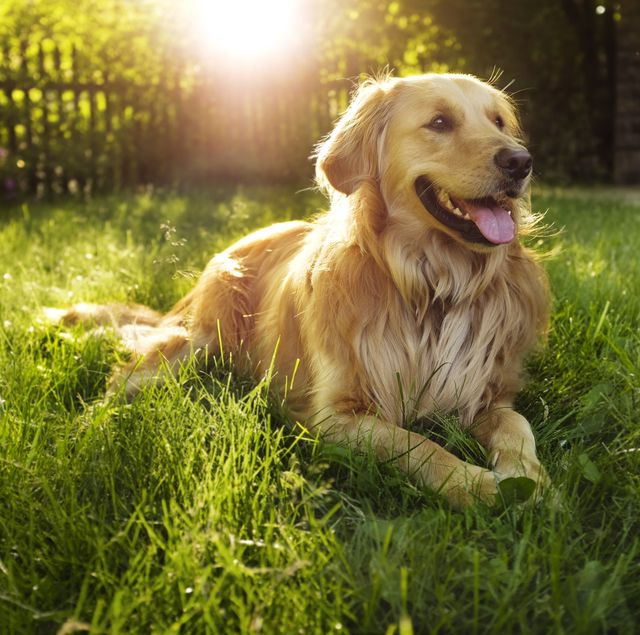
#> input picture pictures/dog.jpg, 640 x 635 px
$ jupyter execute --allow-errors Toonify.ipynb
#> lines starting #> are read from the running program, lines starting #| are printed output that depends on the picture; after the words box and inside, x2 and y2 are one past the last pixel; in counts of white or black regions, pixels touching at a corner belong together
#> further down, img is the input picture: shape (635, 640, 3); mean B, G, R 56.4, 114.9, 122.6
[cell 1]
import cv2 as cv
import sys
import numpy as np
import matplotlib.pyplot as plt

[cell 2]
# ---------- Show Function ----------
def show_image(img, title="Image"):
    """Display an image inline in Jupyter."""
    plt.figure(figsize=(6,6))
    if len(img.shape) == 2:  # grayscale
        plt.imshow(img, cmap="gray")
    else:  # color (BGR → RGB)
        img_rgb = cv.cvtColor(img, cv.COLOR_BGR2RGB)
        plt.imshow(img_rgb)
    plt.title(title)
    plt.axis("off")
    plt.show()

[cell 3]
def pencil_sketch(img):
    # Convert to grayscale
    gray = cv.cvtColor(img, cv.COLOR_BGR2GRAY)
    # Invert image
    inv = 255 - gray
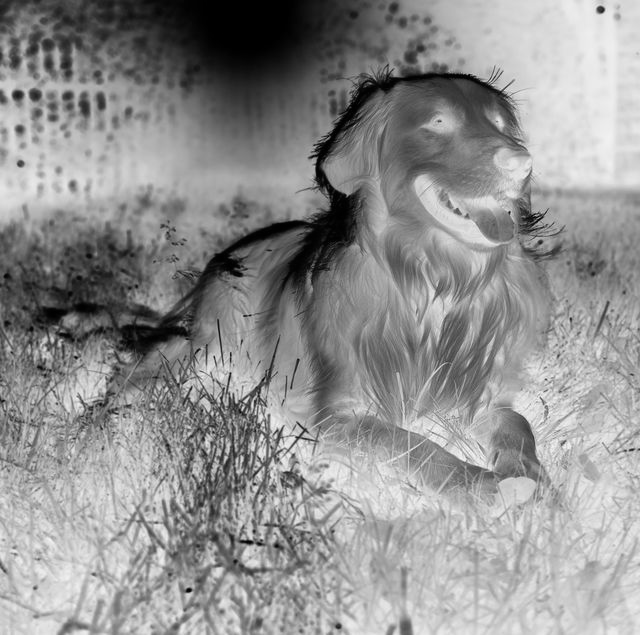
#> inv: shape (635, 640); min 0, max 254, mean 144.5
    # Gaussian blur
    blur = cv.GaussianBlur(inv, (21, 21), 0)
    # Dodge blend
    sketch = cv.divide(gray, 255 - blur, scale=256)
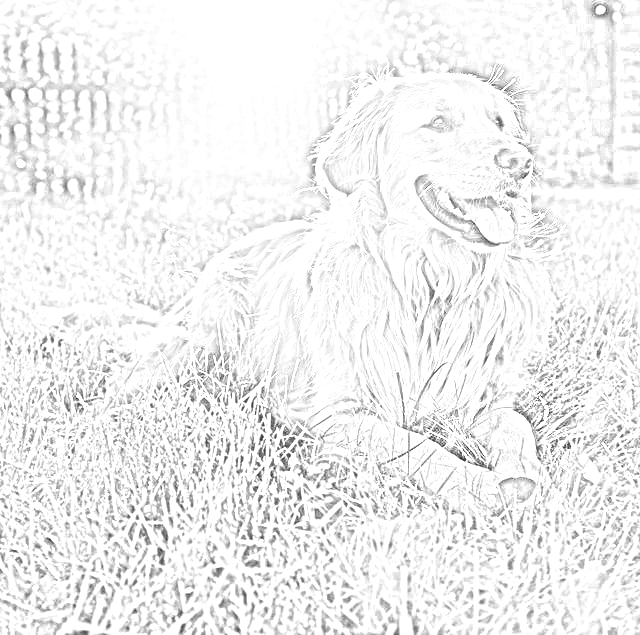
#> sketch: shape (635, 640); min 5, max 255, mean 240.2
    return sketch

[cell 4]
def sketch(img):
    # Grayscale and median blur for smooth edges
    gray = cv.cvtColor(img, cv.COLOR_BGR2GRAY)
    blur = cv.medianBlur(gray, 7)
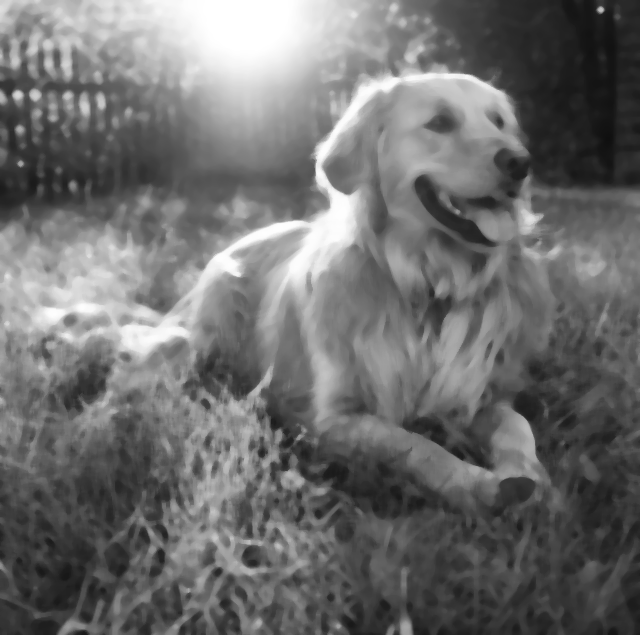
#> blur: shape (635, 640); min 15, max 255, mean 110.1
    # Use Laplacian for sharp edges
    edges = cv.Laplacian(blur, cv.CV_8U, ksize=5)
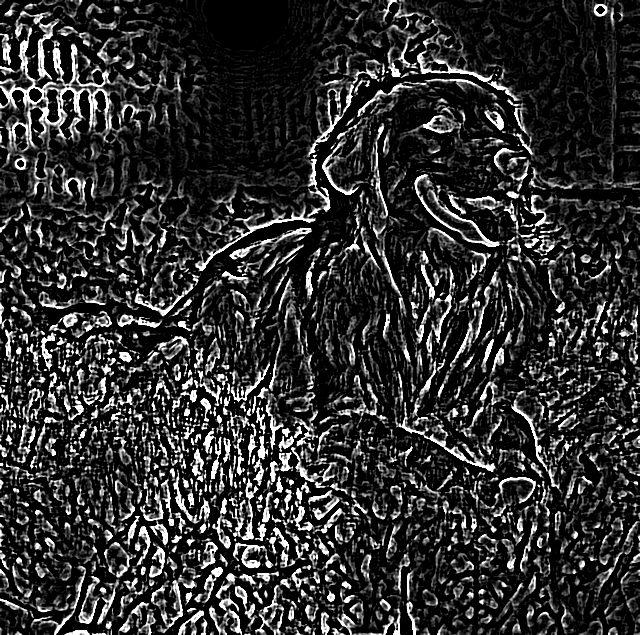
#> edges: shape (635, 640); min 0, max 255, mean 47.6
    _, sketch_img = cv.threshold(edges, 70, 255, cv.THRESH_BINARY_INV)
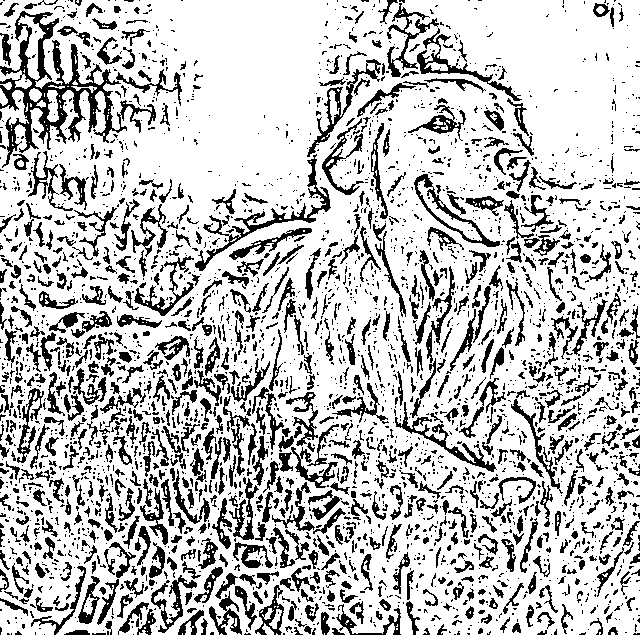
#> sketch_img: shape (635, 640); 75.9% white; 3196 black regions (2317 under 20 px), largest, box (x1, y1, x2, y2) and area: (0, 11, 156, 168) 5258, (195, 154, 331, 271) 1503, (395, 402, 497, 472) 936
    return sketch_img

[cell 5]
def cartoonize(img):
    # Edge detection
    gray = cv.cvtColor(img, cv.COLOR_BGR2GRAY)
    blur = cv.medianBlur(gray, 3)
    # Edge detection
    edges = cv.adaptiveThreshold(
        blur, 255,
        cv.ADAPTIVE_THRESH_MEAN_C,
        cv.THRESH_BINARY, 9, 9
    )
#> edges: shape (635, 640); 83.6% white; 2792 black regions (1911 under 20 px), largest, box (x1, y1, x2, y2) and area: (0, 71, 110, 138) 1572, (278, 439, 320, 483) 499, (229, 521, 267, 569) 423
    # Reduce noise while keeping edges
    color = cv.bilateralFilter(img, d=5, sigmaColor=100, sigmaSpace=100)
    cartoon = cv.bitwise_and(color, color, mask=edges)
    return cartoon

[cell 6]
# ghibli style
def ghibli_style(img):
    # 1. Edge-preserving smoothing (looks more like painting than blur)
    painting = cv.edgePreservingFilter(img, flags=1, sigma_s=80, sigma_r=0.4)

    # 2. Slight bilateral filter for soft color blending
    painting = cv.bilateralFilter(painting, d=5, sigmaColor=75, sigmaSpace=75)

    # 3. Convert to HSV to boost saturation (Ghibli colors are vibrant)
    hsv = cv.cvtColor(painting, cv.COLOR_BGR2HSV)
#> hsv: shape (635, 640, 3); mean H, S, V 26.8, 152.2, 127.4
    h, s, v = cv.split(hsv)
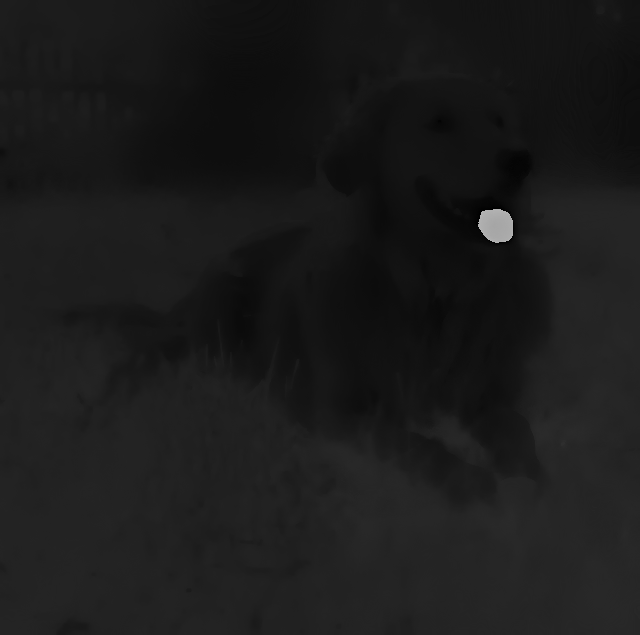
#> h: shape (635, 640); min 0, max 179, mean 26.8
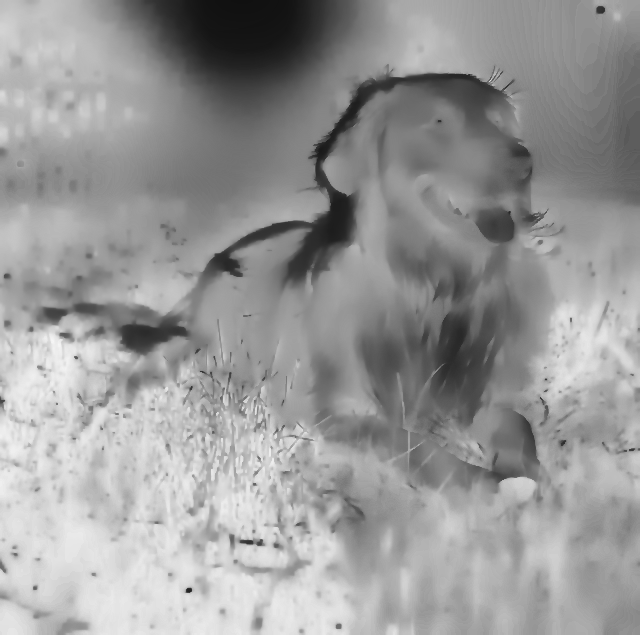
#> s: shape (635, 640); min 16, max 246, mean 152.2
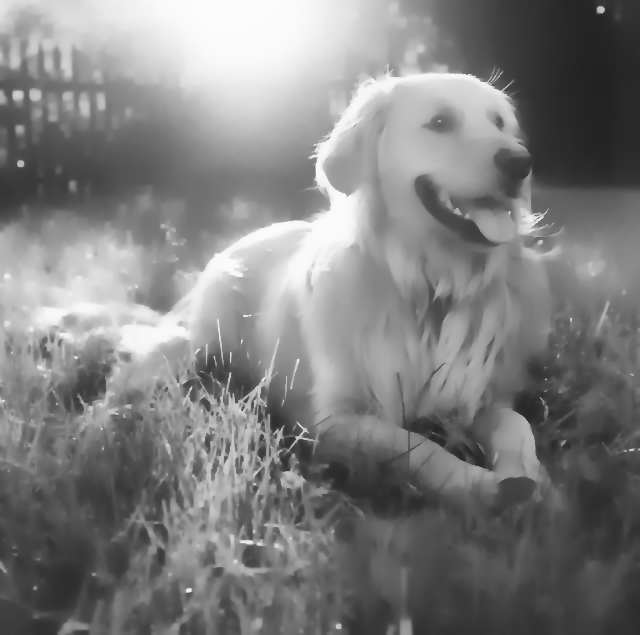
#> v: shape (635, 640); min 34, max 252, mean 127.4
    s = cv.add(s, 20)  # increase saturation
    v = cv.add(v, 10)  # slightly brighten
    hsv = cv.merge([h, s, v])
#> hsv: shape (635, 640, 3); mean H, S, V 26.8, 172.2, 137.3
    painting = cv.cvtColor(hsv, cv.COLOR_HSV2BGR)

    # 4. Detect edges (thin ink-like lines)
    gray = cv.cvtColor(img, cv.COLOR_BGR2GRAY)
    edges = cv.adaptiveThreshold(
        gray, 255,
        cv.ADAPTIVE_THRESH_MEAN_C,
        cv.THRESH_BINARY, 9, 9
    )
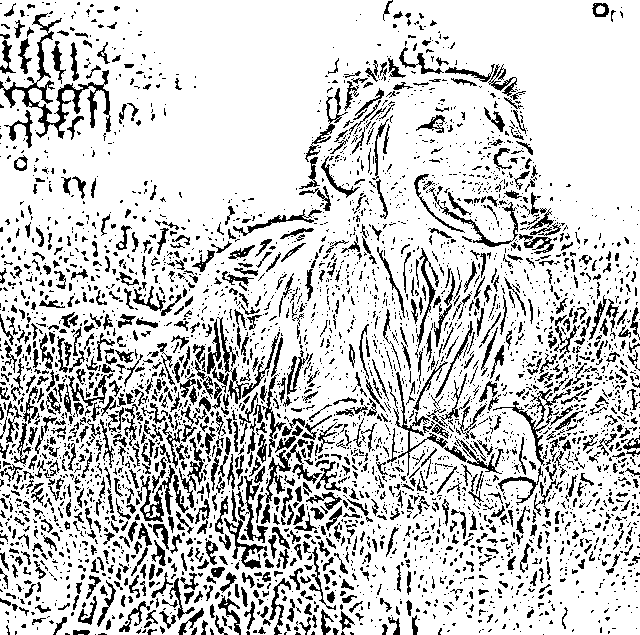
#> edges: shape (635, 640); 80.2% white; black in thin lines or dots
    edges = cv.cvtColor(edges, cv.COLOR_GRAY2BGR)
#> edges: shape (635, 640, 3); 80.2% white; black in thin lines or dots

    # 5. Overlay edges on painting
    ghibli = cv.bitwise_and(painting, edges)
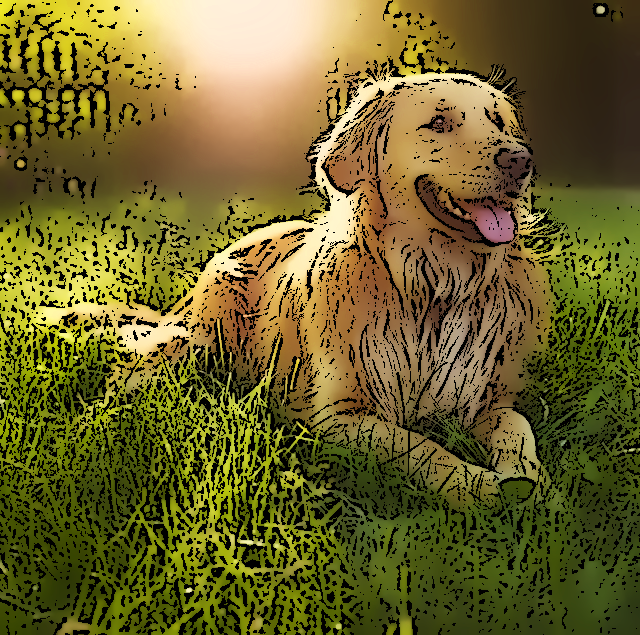
#> ghibli: shape (635, 640, 3); mean B, G, R 42.5, 99.5, 108.6

    return ghibli

[cell 7]
#----------------load image----------------------
img = cv.imread("pictures/dog.jpg")
#> (the rest of this cell did not finish here and is left out)

[cell 8]
gray_img = cv.cvtColor(img, cv.COLOR_BGR2GRAY)
#> (the rest of this cell did not finish here and is left out)

[cell 9]
pencil = pencil_sketch(img)
#> (the rest of this cell did not finish here and is left out)

[cell 10]
sketch_img = sketch(img)
#> (the rest of this cell did not finish here and is left out)

[cell 11]
cartoon = cartoonize(img)
show_image(cartoon, "Cartoon")

[cell 12]
#--------------Ghibli style----------------------
ghibli_img = ghibli_style(img)
show_image(ghibli_img, "Ghibli Style")

$ run again, with pictures/c1.jpg copied over pictures/dog.jpg
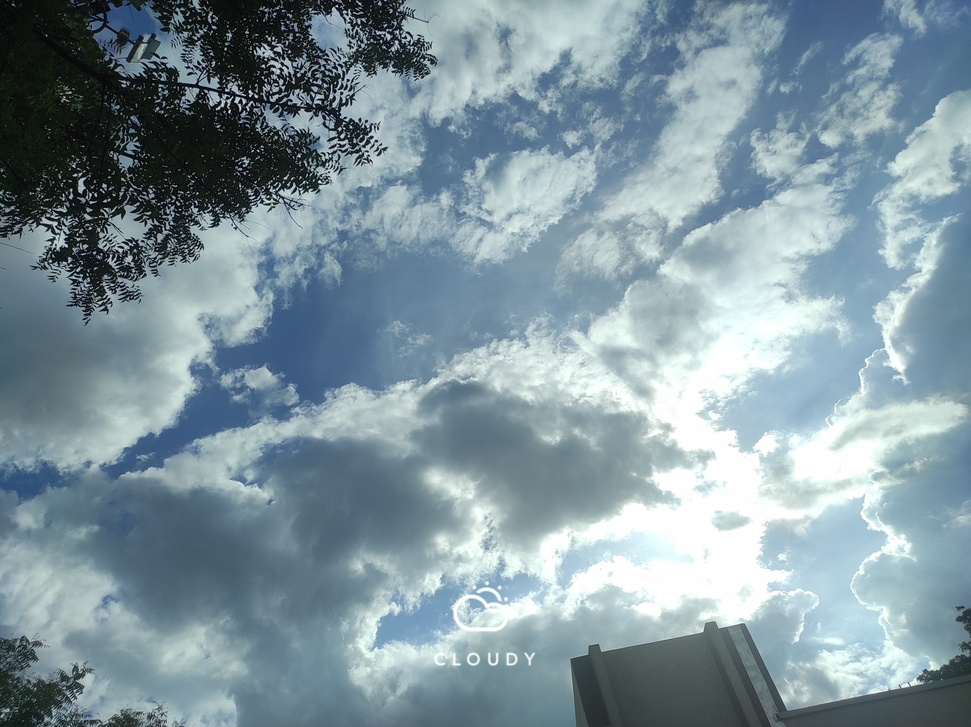
#> input picture pictures/c1.jpg, 971 x 727 px, shrunk from 4160 x 3112 before the run
#> img is the input picture: shape (727, 971, 3); mean B, G, R 159, 149.8, 129.6
#> in sketch, `_, sketch_img = cv.threshold(edges, 70, 255, cv.THRESH_BINARY_INV)`:
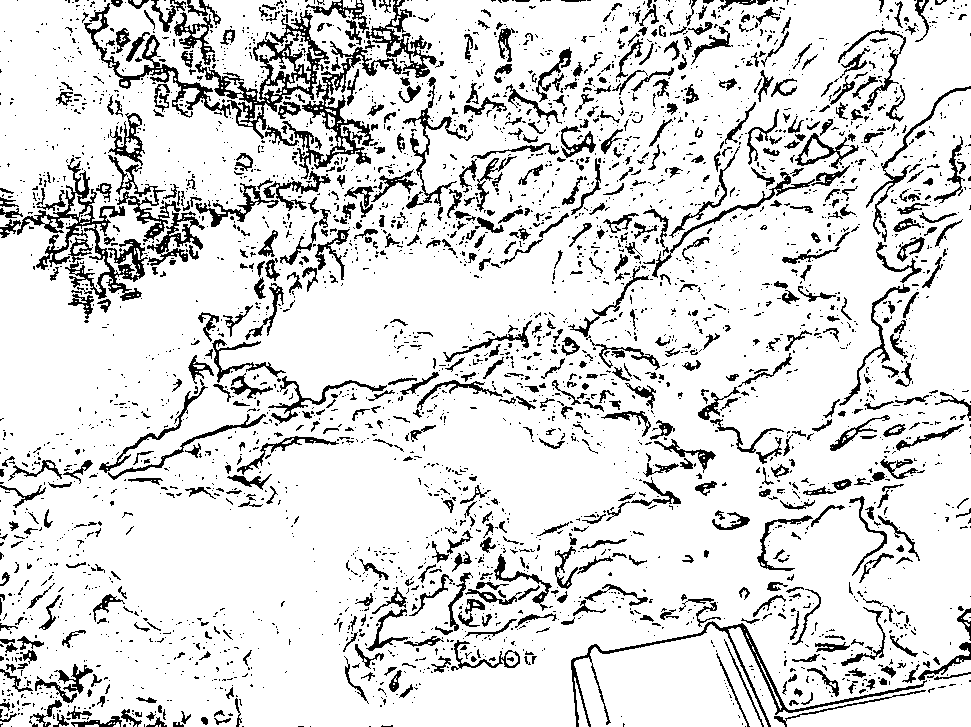
#> sketch_img: shape (727, 971); 86% white; black in thin lines or dots
#> in ghibli_style, `ghibli = cv.bitwise_and(painting, edges)`:
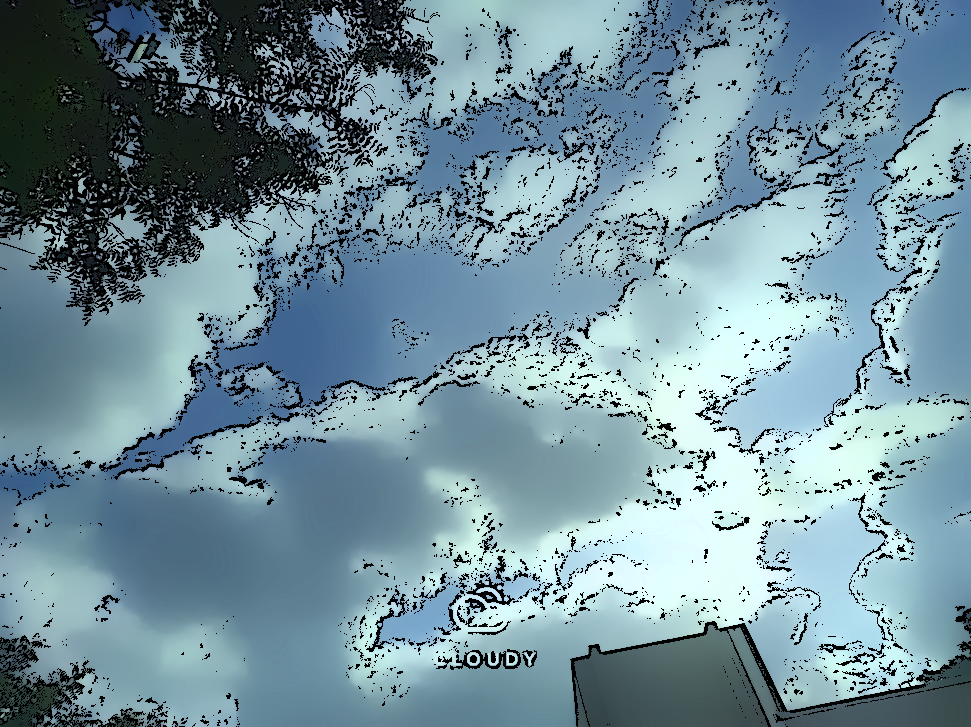
#> ghibli: shape (727, 971, 3); mean B, G, R 155.3, 143.7, 114.8

$ run again, with pictures/cc.jpg copied over pictures/dog.jpg
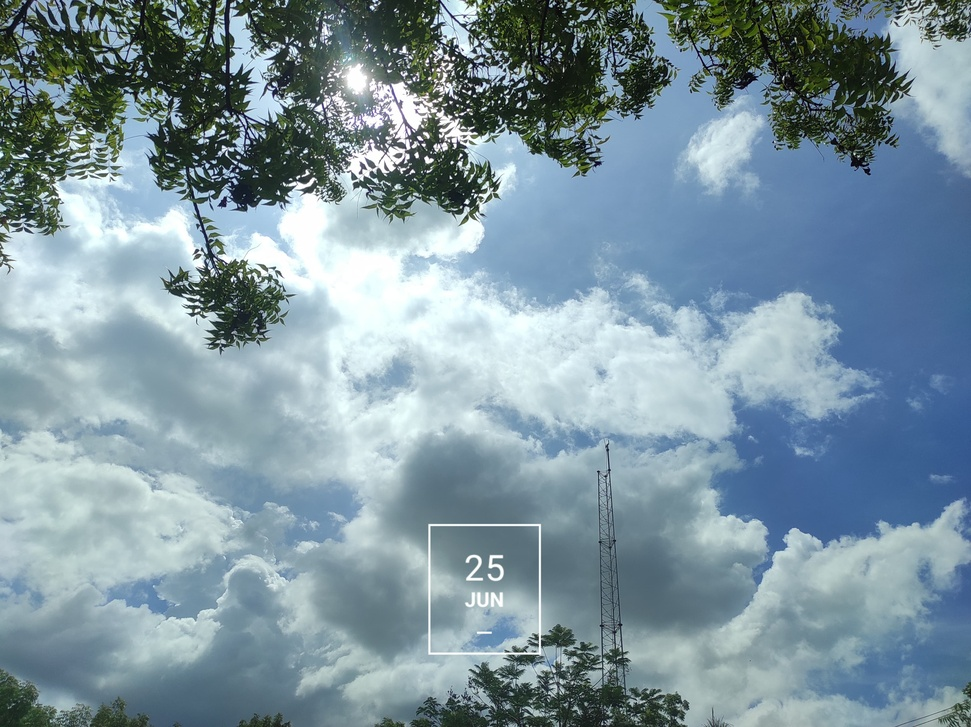
#> input picture pictures/cc.jpg, 971 x 727 px, shrunk from 4160 x 3112 before the run
#> img is the input picture: shape (727, 971, 3); mean B, G, R 159.7, 148.4, 125.9
#> sketch_img: shape (727, 971); 84.3% white; 3562 black regions (2870 under 20 px), largest, box (x1, y1, x2, y2) and area: (113, 80, 294, 239) 5489, (438, 37, 653, 176) 5156, (234, 0, 422, 155) 4730
#> in ghibli_style, `ghibli = cv.bitwise_and(painting, edges)`:
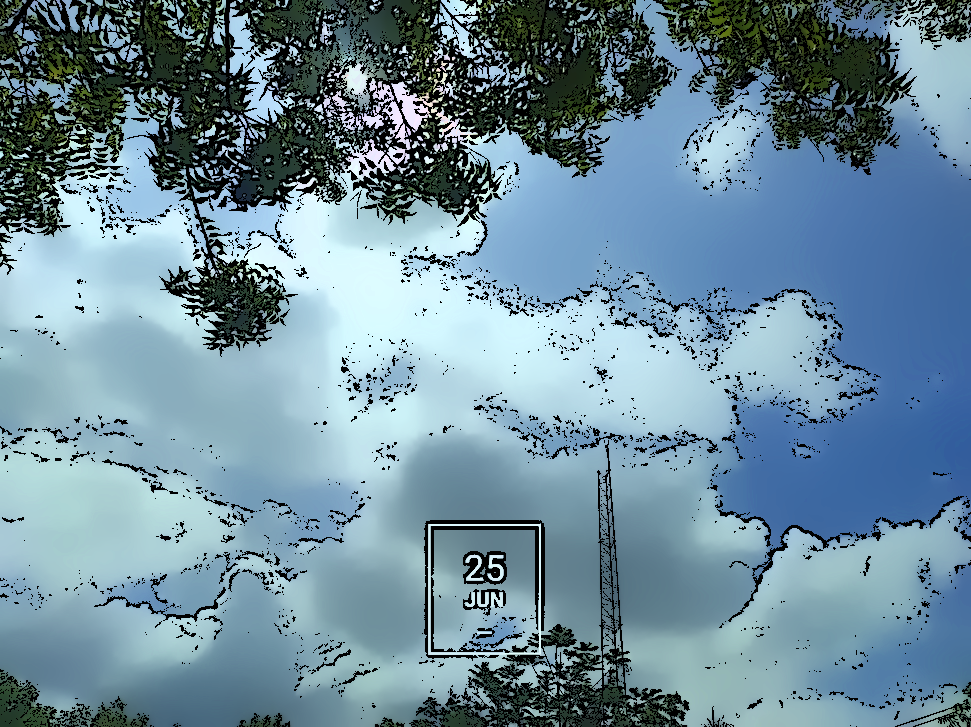
#> ghibli: shape (727, 971, 3); mean B, G, R 155, 139.3, 109.7
